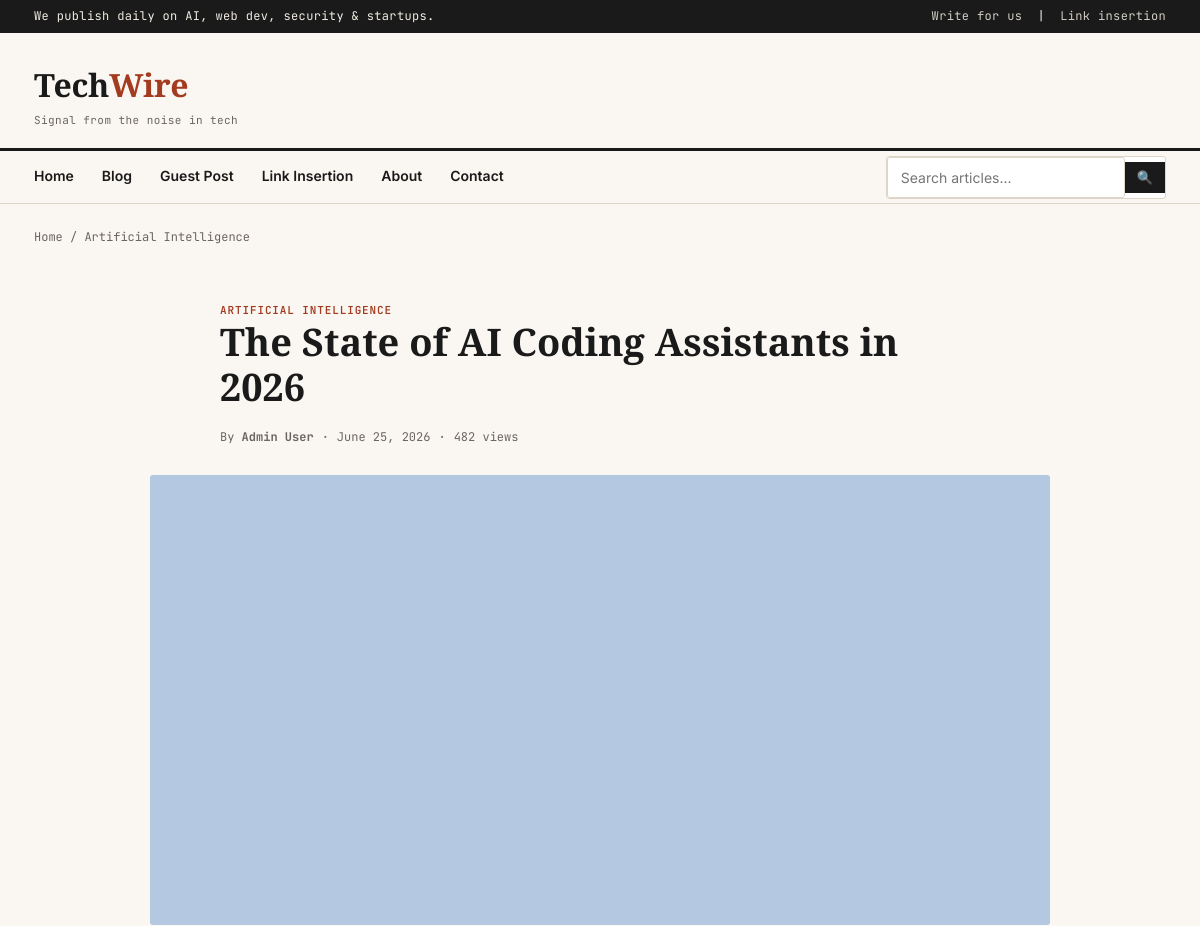
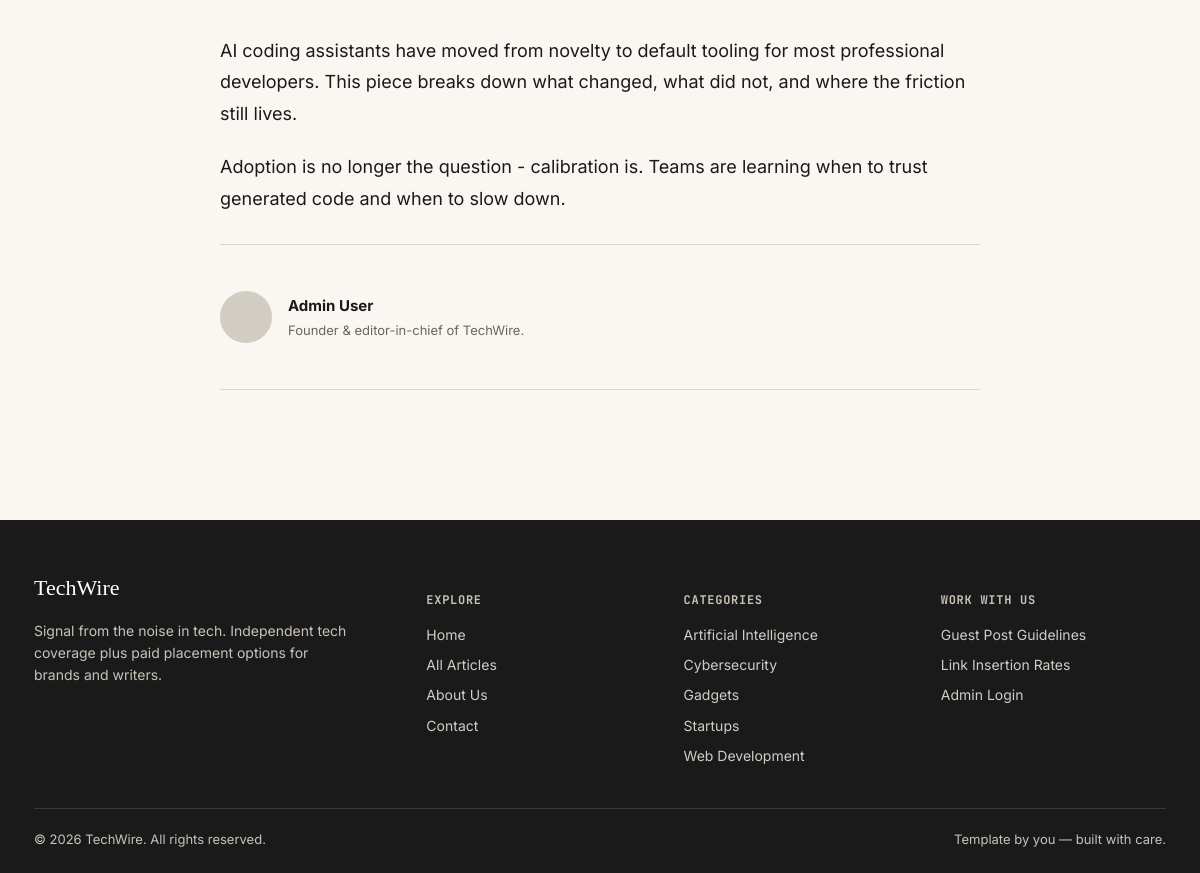
Page /post.php?slug=state-of-ai-coding-assistants-2026 on the committed database (2 pictures, top to bottom).
### tables this page shows
CREATE TABLE IF NOT EXISTS posts (
    id INT AUTO_INCREMENT PRIMARY KEY,
    title VARCHAR(255) NOT NULL,
    slug VARCHAR(255) NOT NULL UNIQUE,
    excerpt VARCHAR(500),
    content LONGTEXT NOT NULL,
    featured_image VARCHAR(255),
    category_id INT,
    author_id INT NOT NULL,
    status ENUM('draft','pending','published') NOT NULL DEFAULT 'draft',
    is_sponsored TINYINT(1) NOT NULL DEFAULT 0,
    post_type ENUM('standard','guest_post') NOT NULL DEFAULT 'standard',
    views INT NOT NULL DEFAULT 0,
    published_at DATETIME NULL,
    created_at DATETIME DEFAULT CURRENT_TIMESTAMP,
    updated_at DATETIME DEFAULT CURRENT_TIMESTAMP ON UPDATE CURRENT_TIMESTAMP,
    FOREIGN KEY (category_id) REFERENCES categories(id) ON DELETE SET NULL,
    FOREIGN KEY (author_id) REFERENCES users(id) ON DELETE CASCADE,
    FULLTEXT KEY ft_search (title, excerpt, content)
);

CREATE TABLE IF NOT EXISTS categories (
    id INT AUTO_INCREMENT PRIMARY KEY,
    name VARCHAR(100) NOT NULL,
    slug VARCHAR(100) NOT NULL UNIQUE,
    description VARCHAR(255),
    created_at DATETIME DEFAULT CURRENT_TIMESTAMP
);

CREATE TABLE IF NOT EXISTS users (
    id INT AUTO_INCREMENT PRIMARY KEY,
    name VARCHAR(100) NOT NULL,
    email VARCHAR(150) NOT NULL UNIQUE,
    password VARCHAR(255) NOT NULL,
    role ENUM('admin','author') NOT NULL DEFAULT 'author',
    avatar VARCHAR(255) DEFAULT 'assets/images/avatar-default.png',
    bio TEXT,
    status ENUM('active','disabled') NOT NULL DEFAULT 'active',
    created_at DATETIME DEFAULT CURRENT_TIMESTAMP
);

### includes/functions.php (called while the page is built, shortened)
<?php
function e($str) {
    return htmlspecialchars($str ?? '', ENT_QUOTES, 'UTF-8');
}
function get_setting($pdo, $key, $default = '') {
    static $cache = null;
    if ($cache === null) {
        $cache = [];
        $stmt = $pdo->query("SELECT setting_key, setting_value FROM site_settings");
        foreach ($stmt->fetchAll() as $row) {
            $cache[$row['setting_key']] = $row['setting_value'];
        }
    }
    return $cache[$key] ?? $default;
}
function format_date($datetime) {
    return date('F j, Y', strtotime($datetime));
}

### post.php (the view, shortened to what this page needs)
<?php
require_once __DIR__ . '/includes/config.php';
require_once __DIR__ . '/includes/functions.php';
$slug = $_GET['slug'] ?? '';
$stmt = $pdo->prepare("
    SELECT p.*, c.name AS cat_name, c.slug AS cat_slug, u.name AS author_name, u.bio AS author_bio, u.avatar AS author_avatar
    FROM posts p
    LEFT JOIN categories c ON p.category_id = c.id
    LEFT JOIN users u ON p.author_id = u.id
    WHERE p.slug = ? AND p.status = 'published'
    LIMIT 1
");
$stmt->execute([$slug]);
$post = $stmt->fetch();
$pdo->prepare("UPDATE posts SET views = views + 1 WHERE id = ?")->execute([$post['id']]);
require_once __DIR__ . '/includes/header.php';
?>
<div class="container">
  <div class="breadcrumb" style="margin-top:24px;">
    <a href="<?= SITE_URL ?>/index.php">Home</a> /
    <a href="<?= SITE_URL ?>/category.php?slug=<?= e($post['cat_slug']) ?>"><?= e($post['cat_name']) ?></a>
  </div>
</div>
<div class="post-header">
  <div class="meta-line">
    <span class="eyebrow"><?= e($post['cat_name'] ?? 'General') ?></span>
  </div>
  <h1><?= e($post['title']) ?></h1>
  <div class="meta-line" style="margin-bottom:8px;">
    <span>By <strong><?= e($post['author_name']) ?></strong></span>
    <span class="dot"></span>
    <span><?= format_date($post['published_at']) ?></span>
    <span class="dot"></span>
    <span><?= (int)$post['views'] ?> views</span>
  </div>
</div>
<?php if ($post['featured_image']): ?>
<div class="post-hero-image">
  <img src="<?= SITE_URL ?>/<?= e($post['featured_image']) ?>" alt="<?= e($post['title']) ?>">
</div>
<?php endif; ?>
<div class="post-body">
  <?= $post['content'] ?>
  <div class="author-box">
    <img src="<?= SITE_URL ?>/<?= e($post['author_avatar'] ?: 'assets/images/avatar-default.png') ?>" alt="<?= e($post['author_name']) ?>">
    <div>
      <div class="name"><?= e($post['author_name']) ?></div>
      <div class="bio"><?= e($post['author_bio']) ?></div>
    </div>
  </div>
</div>
<?php require_once __DIR__ . '/includes/footer.php'; ?>

### includes/footer.php (shortened to what this page needs)
<?php
$cats_for_footer = $pdo->query("SELECT name, slug FROM categories ORDER BY name LIMIT 5")->fetchAll();
?>
<footer>
  <div class="container">
    <div class="footer-grid">
      <div>
        <div class="footer-logo"><?= e($site_name) ?></div>
        <p style="font-size:14px; color:var(--grey-light); max-width:320px;"><?= e($tagline) ?>. Independent tech coverage plus paid placement options for brands and writers.</p>
      </div>
      <div>
        <h5>Explore</h5>
        <ul>
          <li><a href="<?= SITE_URL ?>/index.php">Home</a></li>
          <li><a href="<?= SITE_URL ?>/blog.php">All Articles</a></li>
          <li><a href="<?= SITE_URL ?>/about.php">About Us</a></li>
          <li><a href="<?= SITE_URL ?>/contact.php">Contact</a></li>
        </ul>
      </div>
      <div>
        <h5>Categories</h5>
        <ul>
          <?php foreach ($cats_for_footer as $c): ?>
          <li><a href="<?= SITE_URL ?>/category.php?slug=<?= e($c['slug']) ?>"><?= e($c['name']) ?></a></li>
          <?php endforeach; ?>
        </ul>
      </div>
      <div>
        <h5>Work With Us</h5>
        <ul>
          <li><a href="<?= SITE_URL ?>/guest-post.php">Guest Post Guidelines</a></li>
          <li><a href="<?= SITE_URL ?>/link-insertion.php">Link Insertion Rates</a></li>
          <li><a href="<?= SITE_URL ?>/admin/login.php">Admin Login</a></li>
        </ul>
      </div>
    </div>
    <div class="footer-bottom">
      <span>&copy; <?= date('Y') ?> <?= e($site_name) ?>. All rights reserved.</span>
      <span>Template by you — built with care.</span>
    </div>
  </div>
</footer>
</body>
</html>

### assets/css/style.css (style rules this page uses)
:root { --ink: #1A1A1A; --paper: #FAF7F2; --paper-warm: #F1ECE3; --blue: #1E3A5F; --blue-light: #2E5481; --brick: #A33B20; --grey: #6B6560; --grey-light: #C9C2B8; --border: #DDD5C7; --white: #FFFFFF; --serif: 'Source Serif 4', Georgia, serif; --sans: 'Inter', -apple-system, sans-serif; --mono: 'JetBrains Mono', 'Courier New', monospace; --max-width: 1180px; --radius: 3px; }
* { box-sizing: border-box; }
html { scroll-behavior: smooth; }
body { margin: 0; font-family: var(--sans); color: var(--ink); background: var(--paper); line-height: 1.6; -webkit-font-smoothing: antialiased; }
img { max-width: 100%; display: block; }
a { color: var(--blue); text-decoration: none; }
h1, h2, h3, h4 { font-family: var(--serif); font-weight: 600; line-height: 1.18; margin: 0 0 0.5em; color: var(--ink); }
.container { max-width: var(--max-width); margin: 0 auto; padding: 0 24px; }
.eyebrow { font-family: var(--mono); font-size: 11px; letter-spacing: 0.08em; text-transform: uppercase; color: var(--brick); font-weight: 600; }
.meta-line { font-family: var(--mono); font-size: 12px; color: var(--grey); display: flex; align-items: center; gap: 8px; flex-wrap: wrap; }
.meta-line .dot::before { content: "·"; }
.breadcrumb { font-family: var(--mono); font-size: 12px; color: var(--grey); margin-bottom: 14px; }
.breadcrumb a { color: var(--grey); }
.post-header { padding: 40px 0 0; max-width: 760px; margin: 0 auto; }
.post-header h1 { font-size: 38px; }
.post-hero-image { max-width: 900px; margin: 28px auto 0; border-radius: var(--radius); overflow: hidden; aspect-ratio: 16/8; }
.post-hero-image img { width: 100%; height: 100%; object-fit: cover; }
.post-body { max-width: 760px; margin: 36px auto 0; font-size: 18px; line-height: 1.75; padding-bottom: 60px; }
.post-body p { margin: 0 0 22px; }
.post-body img { border-radius: var(--radius); margin: 24px 0; }
.author-box { display: flex; gap: 16px; align-items: center; border-top: 1px solid var(--border); border-bottom: 1px solid var(--border); padding: 22px 0; margin: 30px 0; }
.author-box img { width: 52px; height: 52px; border-radius: 50%; object-fit: cover; background: var(--paper-warm); }
.author-box .name { font-weight: 700; font-size: 15px; }
.author-box .bio { color: var(--grey); font-size: 13px; }
footer { background: var(--ink); color: var(--paper-warm); padding: 50px 0 24px; margin-top: 40px; }
.footer-grid { display: grid; grid-template-columns: 1.6fr 1fr 1fr 1fr; gap: 32px; padding-bottom: 32px; border-bottom: 1px solid #3a3a38; }
.footer-grid h5 { font-family: var(--mono); font-size: 12px; text-transform: uppercase; letter-spacing: 0.06em; color: var(--grey-light); margin-bottom: 14px; }
.footer-grid ul { list-style: none; margin: 0; padding: 0; }
.footer-grid li { margin-bottom: 8px; font-size: 14px; }
.footer-grid a { color: var(--paper-warm); opacity: 0.85; }
.footer-bottom { display: flex; justify-content: space-between; padding-top: 20px; font-size: 13px; color: var(--grey-light); }
.footer-logo { font-family: var(--serif); font-size: 22px; color: var(--white); margin-bottom: 8px; }

### rows in the picture
posts: category.name "Artificial Intelligence", category.name "ARTIFICIAL INTELLIGENCE", title "The State of AI Coding Assistants in 2026", author.name "Admin User", published_at "June 25, 2026", views "482", featured_image (picture), content "AI coding assistants have moved from novelty to default tooling for most professional developers. This piece breaks down what changed, what did not, and where the friction still lives. Adoption is no longer the question - calibration is. Teams are learning when to trust generated code and when to slow down.", author.avatar (placeholder picture), author.bio "Founder & editor-in-chief of TechWire."
categories: name "Artificial Intelligence"
categories: name "Cybersecurity"
categories: name "Gadgets"
categories: name "Startups"
categories: name "Web Development"

### other values in the picture
substr($site_name,0,4) "Tech"
substr($site_name,4) "Wire"
$tagline "Signal from the noise in tech"
$site_name "TechWire"
